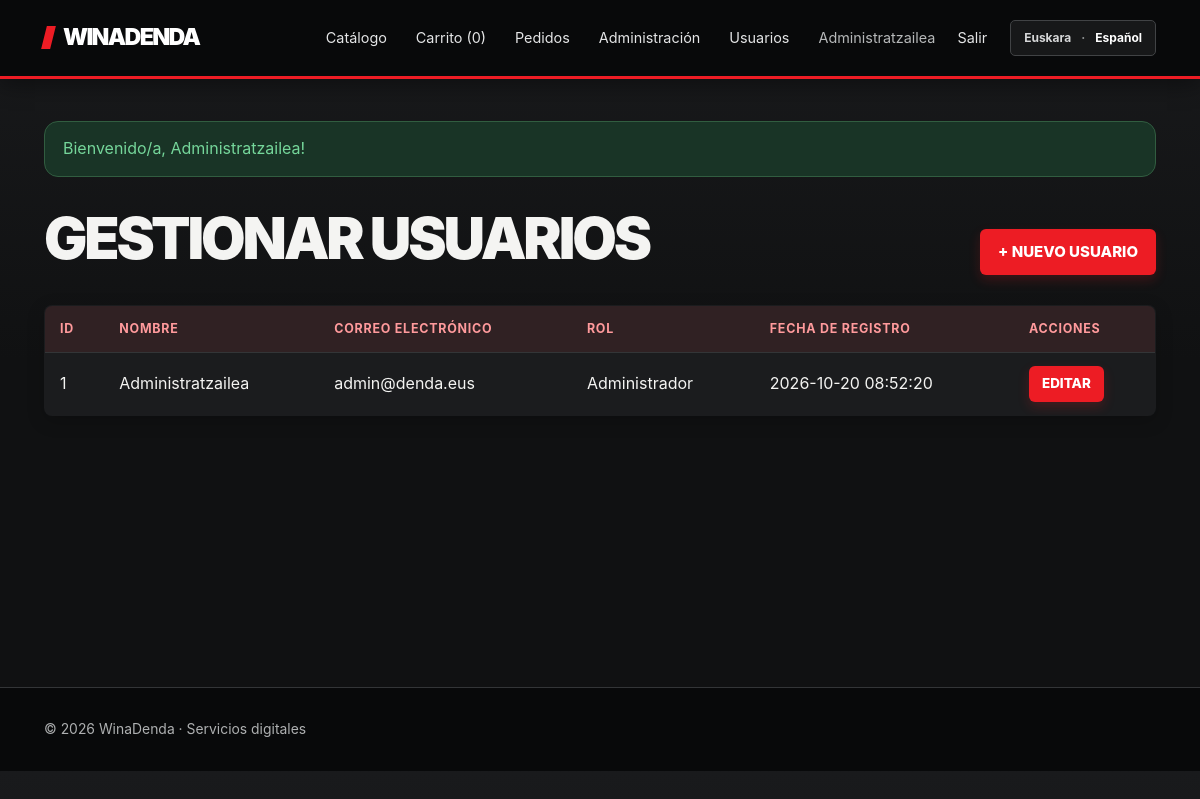
/index.php?c=erabiltzailea (signed in), run on the app's committed database.
### tables this page shows
CREATE TABLE IF NOT EXISTS erabiltzaileak (
    id             INT UNSIGNED AUTO_INCREMENT PRIMARY KEY,
    izena          VARCHAR(100) NOT NULL,
    email          VARCHAR(150) NOT NULL UNIQUE,
    pasahitza_hash VARCHAR(255) NOT NULL,
    rola           ENUM('bezeroa','admin') NOT NULL DEFAULT 'bezeroa',
    sortze_data    TIMESTAMP NOT NULL DEFAULT CURRENT_TIMESTAMP
);

### app/core/Controller.php (called while the page is built, shortened)
<?php
abstract class Controller
{
    protected function render(string $view, array $data = []): void
    {
        extract($data, EXTR_SKIP);
        $viewFile = BASE_PATH . "/app/views/$view.php";
        require BASE_PATH . '/app/views/layout/header.php';
        require $viewFile;
        require BASE_PATH . '/app/views/layout/footer.php';
    }
    public static function user(): ?array
    {
        return $_SESSION['user'] ?? null;
    }
    protected function requireLogin(): void
    {
        $user = self::user();
        $currentUser = (new Erabiltzailea())->bilatu((int) $user['id']);
    }
    protected function requireAdmin(): void
    {
        $this->requireLogin();
    }
}

### app/controllers/ErabiltzaileaController.php (called while the page is built, shortened)
<?php
class ErabiltzaileaController extends Controller
{
    public function indexAction(): void
    {
        $this->requireAdmin();
        $this->render('erabiltzaileak/admin', [
            'titulua' => tr('Gestionar usuarios', 'Erabiltzaileak kudeatu'),
            'erabiltzaileak' => (new Erabiltzailea())->guztiak(),
        ]);
    }
}

### app/core/Router.php (called while the page is built, shortened)
<?php
class Router
{
    public static function dispatch(): void
    {
        $a = $_GET['a'] ?? 'index';
        $method = $a . 'Action';
        $ctrl   = new $class();
        $ctrl->$method();
    }
}

### public/index.php (called while the page is built)
<?php
require_once __DIR__ . '/../app/core/bootstrap.php';
Router::dispatch();

### app/core/bootstrap.php (called while the page is built, shortened)
<?php
spl_autoload_register(function (string $class): void {
    foreach (['core', 'models', 'controllers'] as $dir) {
        $file = BASE_PATH . "/app/$dir/$class.php";
        if (is_file($file)) {
            return;
        }
    }
});
function currentLanguage(): string
{
    return $_SESSION['lang'] ?? 'es';
}
function tr(string $spanish, string $basque): string
{
    return currentLanguage() === 'eu' ? $basque : $spanish;
}
function e(?string $v): string
{
    return htmlspecialchars((string) $v, ENT_QUOTES, 'UTF-8');
}
function flash(?string $msg = null, string $type = 'ok')
{
    $f = $_SESSION['flash'] ?? null;
    if ($f) {
        $f['msg'] = localizedMessage($f['msg']);
    }
    return $f;
}
function localizedMessage(string $message): string
{
    if (str_starts_with($message, 'Ongi etorri, ')) {
        return currentLanguage() === 'eu'
            ? $message
            : 'Bienvenido/a, ' . substr($message, strlen('Ongi etorri, '));
    }
    return $message;
}

### app/models/Model.php (called while the page is built, shortened)
<?php
abstract class Model
{
    protected PDO $db;
    public function __construct()
    {
        $this->db = Database::getConnection();
    }
    protected function fetchOne(string $sql, array $params = []): ?array
    {
        $st = $this->db->prepare($sql);
        $st->execute($params);
        $row = $st->fetch();
        return $row ?: null;
    }
}

### app/core/Database.php (called while the page is built)
<?php
class Database
{
    private static ?PDO $instance = null;
    public static function getConnection(): PDO
    {
        if (self::$instance === null) {
            $dsn = sprintf(
                'mysql:host=%s;port=%s;dbname=%s;charset=%s',
                DB_HOST, DB_PORT, DB_NAME, DB_CHARSET
            );
            self::$instance = new PDO($dsn, DB_USER, DB_PASS, [
                PDO::ATTR_ERRMODE            => PDO::ERRMODE_EXCEPTION,
                PDO::ATTR_DEFAULT_FETCH_MODE => PDO::FETCH_ASSOC,
                PDO::ATTR_EMULATE_PREPARES   => false,
            ]);
        }
        return self::$instance;
    }
}

### app/models/Erabiltzailea.php (called while the page is built, shortened)
<?php
class Erabiltzailea extends Model
{
    public function bilatu(int $id): ?array
    {
        return $this->fetchOne(
            'SELECT id, izena, email, rola, sortze_data FROM erabiltzaileak WHERE id = ?',
            [$id]
        );
    }
}

### app/views/erabiltzaileak/admin.php (the view, shortened to what this page needs)
<div class="row-between">
    <h1><?= tr('Gestionar usuarios', 'Erabiltzaileak kudeatu') ?></h1>
    <a class="btn" href="index.php?c=erabiltzailea&amp;a=sortu">
        + <?= tr('Nuevo usuario', 'Erabiltzaile berria') ?>
    </a>
</div>
<?php if (!$erabiltzaileak): ?>
    <p class="muted"><?= tr('No hay usuarios registrados.', 'Ez dago erregistratutako erabiltzailerik.') ?></p>
<?php else: ?>
    <table class="table">
        <thead>
            <tr>
                <th>ID</th>
                <th><?= tr('Nombre', 'Izena') ?></th>
                <th><?= tr('Correo electrónico', 'Emaila') ?></th>
                <th><?= tr('Rol', 'Rola') ?></th>
                <th><?= tr('Fecha de registro', 'Erregistro-data') ?></th>
                <th><?= tr('Acciones', 'Ekintzak') ?></th>
            </tr>
        </thead>
        <tbody>
        <?php foreach ($erabiltzaileak as $usuario): ?>
            <tr>
                <td><?= (int) $usuario['id'] ?></td>
                <td><?= e($usuario['izena']) ?></td>
                <td><?= e($usuario['email']) ?></td>
                <td><?= $usuario['rola'] === 'admin' ? tr('Administrador', 'Administratzailea') : tr('Cliente', 'Bezeroa') ?></td>
                <td><?= e($usuario['sortze_data']) ?></td>
                <td class="actions">
                    <a class="btn small" href="index.php?c=erabiltzailea&amp;a=editatu&amp;id=<?= (int) $usuario['id'] ?>">
                        <?= tr('Editar', 'Editatu') ?>
                    </a>
                </td>
            </tr>
        <?php endforeach; ?>
        </tbody>
    </table>
<?php endif; ?>

### app/views/layout/header.php (shortened to what this page needs)
<?php
$u = Controller::user();
$saskiaKop = array_sum($_SESSION['saskia'] ?? []);
$lang = currentLanguage();
$langTarget = $lang === 'eu' ? 'es' : 'eu';
$langParams = $_GET;
$langParams['lang'] = $langTarget;
?>
<!DOCTYPE html>
<html lang="<?= e($lang) ?>">
<head>
    <link rel="stylesheet" href="css/style.css">
</head>
<body>
<header class="topbar">
    <div class="wrap nav">
        <a class="brand" href="index.php"><?= APP_NAME ?></a>
        <div class="nav-controls">
            <nav>
                <a href="index.php"><?= tr('Catálogo', 'Katalogoa') ?></a>
                <a href="index.php?c=saskia"><?= tr('Carrito', 'Saskia') ?> (<?= $saskiaKop ?>)</a>
                <?php if ($u): ?>
                    <a href="index.php?c=eskaera"><?= tr('Pedidos', 'Eskaerak') ?></a>
                    <?php if ($u['rola'] === 'admin'): ?>
                        <a href="index.php?c=produktua"><?= tr('Administración', 'Administrazioa') ?></a>
                        <a href="index.php?c=erabiltzailea"><?= tr('Usuarios', 'Erabiltzaileak') ?></a>
                    <?php endif; ?>
                    <span class="user"><?= e($u['izena']) ?></span>
                    <a href="index.php?c=auth&amp;a=logout"><?= tr('Salir', 'Amaitu saioa') ?></a>
                <?php else: ?>
                    <a href="index.php?c=auth&amp;a=login"><?= tr('Iniciar sesión', 'Saioa hasi') ?></a>
                    <a href="index.php?c=auth&amp;a=register"><?= tr('Registrarse', 'Erregistratu') ?></a>
                <?php endif; ?>
            </nav>
            <div class="language-switch" aria-label="<?= tr('Seleccionar idioma', 'Hizkuntza hautatu') ?>">
                <a href="index.php?<?= e(http_build_query($langParams)) ?>" lang="<?= e($langTarget) ?>" hreflang="<?= e($langTarget) ?>">
                    <?= $langTarget === 'eu' ? 'Euskara' : 'Español' ?>
                </a>
                <span aria-hidden="true">·</span>
                <strong aria-current="true"><?= $lang === 'eu' ? 'Euskara' : 'Español' ?></strong>
            </div>
        </div>
    </div>
</header>
<main class="wrap">
<?php if ($f = flash()): ?>
    <div class="flash <?= e($f['type']) ?>"><?= e($f['msg']) ?></div>
<?php endif; ?>

### public/css/style.css (style rules this page uses)
:root { --bg:#101112; --fg:#f4f4f2; --mut:#a1a3a4; --pri:#ed1c24; --pri-d:#c81019; --deep:#f4f4f2; --card:#1b1c1e; --bd:#333537; --err:#ff8980; --ok:#75d69a; --shadow:0 14px 32px rgba(0,0,0,.38); }
* { box-sizing:border-box }
html { scroll-behavior:smooth }
body { margin:0;font-family:Inter,ui-sans-serif,system-ui,-apple-system,"Segoe UI",sans-serif;background:linear-gradient(180deg,#191a1c 0,#101112 360px);color:var(--fg);line-height:1.6 }
.wrap { max-width:1160px;margin:0 auto;padding:0 24px }
main.wrap { padding-top:42px;padding-bottom:72px;min-height:76vh }
a { color:var(--deep);text-underline-offset:3px }
.topbar { background:#08090a;color:#fff;position:sticky;top:0;z-index:5;box-shadow:0 5px 22px rgba(0,0,0,.42);border-bottom:3px solid var(--pri) }
.nav { display:flex;justify-content:space-between;align-items:center;min-height:76px;gap:24px }
.brand { font-family:Inter,ui-sans-serif,system-ui,sans-serif;font-weight:950;font-size:1.45rem;letter-spacing:-.07em;text-transform:uppercase;text-decoration:none;color:#fff;white-space:nowrap }
.brand::before { content:"";display:inline-block;width:9px;height:23px;background:var(--pri);margin-right:10px;transform:skew(-14deg);vertical-align:-4px }
.nav-controls { display:flex;align-items:center;justify-content:flex-end;gap:12px;min-width:0 }
nav { display:flex;align-items:center;gap:7px;flex-wrap:wrap }
nav a,nav .user { margin:0;padding:8px 11px;text-decoration:none;font-size:.9rem;color:#e4e5e6;border-radius:5px;transition:background .18s,color .18s }
nav .user { color:#b6b8b9;padding-right:4px }
.language-switch { display:inline-flex;align-items:center;gap:5px;flex:0 0 auto;padding:4px 8px;border:1px solid #414345;border-radius:5px;background:#171819;color:#97999a;font-size:.75rem;font-weight:750;white-space:nowrap }
.language-switch a,.language-switch strong { padding:3px 5px;color:#d6d7d8;text-decoration:none }
.language-switch strong { color:#fff }
h1,h2,h3 { color:var(--deep);line-height:1.2 }
h1 { font-family:Inter,ui-sans-serif,system-ui,sans-serif;font-size:clamp(2.2rem,5vw,3.6rem);font-weight:950;text-transform:uppercase;letter-spacing:-.055em;margin:.1em 0 .55em }
.flash { padding:14px 18px;border-radius:14px;margin-bottom:22px;border:1px solid }
.flash.ok { background:#193426;border-color:#315d40;color:var(--ok) }
.btn { display:inline-flex;align-items:center;justify-content:center;gap:8px;background:var(--pri);color:#fff;border:0;padding:11px 18px;border-radius:6px;cursor:pointer;font:inherit;font-size:.94rem;font-weight:850;text-transform:uppercase;text-decoration:none;box-shadow:0 5px 12px rgba(237,28,36,.2);transition:transform .18s,background .18s,box-shadow .18s }
.btn.small { padding:7px 13px;font-size:.84rem }
.table { width:100%;border-collapse:collapse;background:var(--card);border:1px solid var(--bd);border-radius:8px;overflow:hidden;margin-bottom:20px;box-shadow:0 5px 18px rgba(0,0,0,.2) }
.table th,.table td { padding:13px 15px;border-bottom:1px solid var(--bd);text-align:left }
.table th { background:#302123;color:#ff9a9c;font-size:.78rem;text-transform:uppercase;letter-spacing:.06em }
.row-between { display:flex;justify-content:space-between;align-items:center;gap:12px }
.actions { white-space:nowrap }

### data on the page
erabiltzaileak: izena "Administratzailea", id "1", email "admin@denda.eus", sortze_data "2026-10-20 08:52:20"

### other printed values
APP_NAME "WINADENDA"
tr('Catálogo', 'Katalogoa') "Catálogo"
tr('Carrito', 'Saskia') "Carrito"
$saskiaKop "0"
tr('Pedidos', 'Eskaerak') "Pedidos"
tr('Administración', 'Administrazioa') "Administración"
tr('Usuarios', 'Erabiltzaileak') "Usuarios"
tr('Salir', 'Amaitu saioa') "Salir"
$f['msg'] "Bienvenido/a, Administratzailea!"
tr('Gestionar usuarios', 'Erabiltzaileak kudeatu') "GESTIONAR USUARIOS"
tr('Nuevo usuario', 'Erabiltzaile berria') "NUEVO USUARIO"
tr('Nombre', 'Izena') "NOMBRE"
tr('Correo electrónico', 'Emaila') "CORREO ELECTRÓNICO"
tr('Rol', 'Rola') "ROL"
tr('Fecha de registro', 'Erregistro-data') "FECHA DE REGISTRO"
